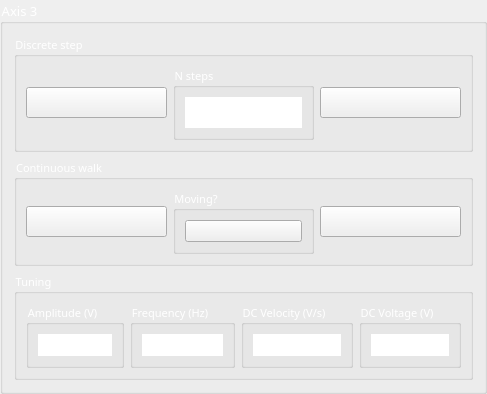
         <widget class="QGroupBox" name="verticalGroupBox_4">
          <property name="maximumSize">
           <size>
            <width>400</width>
            <height>300</height>
           </size>
          </property>
          <property name="font">
           <font>
            <family>Calibri Light</family>
            <pointsize>10</pointsize>
           </font>
          </property>
          <property name="styleSheet">
           <string notr="true">color: rgb(255, 255, 255);</string>
          </property>
          <property name="title">
           <string>Axis 3</string>
          </property>
          <layout class="QVBoxLayout" name="verticalLayout_5">
           <item>
            <widget class="QGroupBox" name="groupBox_19">
             <property name="font">
              <font>
               <family>Calibri Light</family>
               <pointsize>8</pointsize>
              </font>
             </property>
             <property name="styleSheet">
              <string notr="true">color: rgb(255, 255, 255);</string>
             </property>
             <property name="title">
              <string>Discrete step</string>
             </property>
             <layout class="QHBoxLayout" name="horizontalLayout_20">
              <item>
               <widget class="QPushButton" name="step_left_3">
                <property name="minimumSize">
                 <size>
                  <width>0</width>
                  <height>0</height>
                 </size>
                </property>
                <property name="font">
                 <font>
                  <family>Calibri Light</family>
                  <pointsize>12</pointsize>
                 </font>
                </property>
                <property name="styleSheet">
                 <string notr="true"/>
                </property>
                <property name="text">
                 <string/>
                </property>
                <property name="icon">
                 <iconset>
                  <normaloff>left_arrow.svg</normaloff>left_arrow.svg</iconset>
                </property>
                <property name="iconSize">
                 <size>
                  <width>36</width>
                  <height>36</height>
                 </size>
                </property>
                <property name="checkable">
                 <bool>false</bool>
                </property>
               </widget>
              </item>
              <item>
               <widget class="QGroupBox" name="groupBox_20">
                <property name="font">
                 <font>
                  <family>Calibri Light</family>
                  <pointsize>8</pointsize>
                 </font>
                </property>
                <property name="title">
                 <string>N steps</string>
                </property>
                <layout class="QHBoxLayout" name="horizontalLayout_21">
                 <item>
                  <widget class="QSpinBox" name="n_steps_3">
                   <property name="font">
                    <font>
                     <family>Calibri Light</family>
                     <pointsize>12</pointsize>
                     <weight>3</weight>
                     <italic>false</italic>
                     <bold>false</bold>
                    </font>
                   </property>
                   <property name="styleSheet">
                    <string notr="true">font: 25 12pt &quot;Calibri Light&quot;;</string>
                   </property>
                   <property name="frame">
                    <bool>false</bool>
                   </property>
                   <property name="alignment">
                    <set>Qt::AlignCenter</set>
                   </property>
                   <property name="buttonSymbols">
                    <enum>QAbstractSpinBox::NoButtons</enum>
                   </property>
                   <property name="maximum">
                    <number>100</number>
                   </property>
                   <property name="value">
                    <number>1</number>
                   </property>
                  </widget>
                 </item>
                </layout>
               </widget>
              </item>
              <item>
               <widget class="QPushButton" name="step_right_3">
                <property name="minimumSize">
                 <size>
                  <width>0</width>
                  <height>0</height>
                 </size>
                </property>
                <property name="font">
                 <font>
                  <family>Calibri Light</family>
                  <pointsize>12</pointsize>
                 </font>
                </property>
                <property name="styleSheet">
                 <string notr="true"/>
                </property>
                <property name="text">
                 <string/>
                </property>
                <property name="icon">
                 <iconset>
                  <normaloff>right_arrow.svg</normaloff>right_arrow.svg</iconset>
                </property>
                <property name="iconSize">
                 <size>
                  <width>36</width>
                  <height>36</height>
                 </size>
                </property>
                <property name="checkable">
                 <bool>false</bool>
                </property>
               </widget>
              </item>
             </layout>
            </widget>
           </item>
           <item>
            <widget class="QGroupBox" name="groupBox_21">
             <property name="font">
              <font>
               <family>Calibri Light</family>
               <pointsize>8</pointsize>
              </font>
             </property>
             <property name="styleSheet">
              <string notr="true">color: rgb(255, 255, 255);</string>
             </property>
             <property name="title">
              <string>Continuous walk</string>
             </property>
             <layout class="QHBoxLayout" name="horizontalLayout_22">
              <item>
               <widget class="QPushButton" name="walk_left_3">
                <property name="minimumSize">
                 <size>
                  <width>0</width>
                  <height>0</height>
                 </size>
                </property>
                <property name="font">
                 <font>
                  <family>Calibri Light</family>
                  <pointsize>12</pointsize>
                 </font>
                </property>
                <property name="styleSheet">
                 <string notr="true"/>
                </property>
                <property name="text">
                 <string/>
                </property>
                <property name="icon">
                 <iconset>
                  <normaloff>left_arrow.svg</normaloff>left_arrow.svg</iconset>
                </property>
                <property name="iconSize">
                 <size>
                  <width>36</width>
                  <height>36</height>
                 </size>
                </property>
                <property name="checkable">
                 <bool>false</bool>
                </property>
               </widget>
              </item>
              <item>
               <widget class="QGroupBox" name="groupBox_22">
                <property name="font">
                 <font>
                  <family>Calibri Light</family>
                  <pointsize>8</pointsize>
                 </font>
                </property>
                <property name="title">
                 <string>Moving?</string>
                </property>
                <layout class="QHBoxLayout" name="horizontalLayout_23">
                 <item>
                  <widget class="QPushButton" name="is_moving_3">
                   <property name="minimumSize">
                    <size>
                     <width>0</width>
                     <height>0</height>
                    </size>
                   </property>
                   <property name="text">
                    <string/>
                   </property>
                   <property name="icon">
                    <iconset>
                     <normaloff>red_LED_off.svg</normaloff>
                     <normalon>red_LED_on.svg</normalon>red_LED_off.svg</iconset>
                   </property>
                   <property name="checkable">
                    <bool>true</bool>
                   </property>
                  </widget>
                 </item>
                </layout>
               </widget>
              </item>
              <item>
               <widget class="QPushButton" name="walk_right_3">
                <property name="minimumSize">
                 <size>
                  <width>0</width>
                  <height>0</height>
                 </size>
                </property>
                <property name="font">
                 <font>
                  <family>Calibri Light</family>
                  <pointsize>12</pointsize>
                 </font>
                </property>
                <property name="styleSheet">
                 <string notr="true"/>
                </property>
                <property name="text">
                 <string/>
                </property>
                <property name="icon">
                 <iconset>
                  <normaloff>right_arrow.svg</normaloff>right_arrow.svg</iconset>
                </property>
                <property name="iconSize">
                 <size>
                  <width>36</width>
                  <height>36</height>
                 </size>
                </property>
                <property name="checkable">
                 <bool>false</bool>
                </property>
               </widget>
              </item>
             </layout>
            </widget>
           </item>
           <item>
            <widget class="QGroupBox" name="groupBox_23">
             <property name="font">
              <font>
               <family>Calibri Light</family>
               <pointsize>8</pointsize>
              </font>
             </property>
             <property name="styleSheet">
              <string notr="true">color: rgb(255, 255, 255);</string>
             </property>
             <property name="title">
              <string>Tuning</string>
             </property>
             <layout class="QHBoxLayout" name="horizontalLayout_24">
              <item>
               <widget class="QGroupBox" name="groupBox_24">
                <property name="font">
                 <font>
                  <family>Calibri Light</family>
                  <pointsize>8</pointsize>
                 </font>
                </property>
                <property name="title">
                 <string>Amplitude (V)</string>
                </property>
                <layout class="QHBoxLayout" name="horizontalLayout_25">
                 <item>
                  <widget class="QDoubleSpinBox" name="amplitude_3">
                   <property name="styleSheet">
                    <string notr="true">font: 25 12pt &quot;Calibri Light&quot;;
color: rgb(255, 255, 255);</string>
                   </property>
                   <property name="frame">
                    <bool>false</bool>
                   </property>
                   <property name="alignment">
                    <set>Qt::AlignCenter</set>
                   </property>
                   <property name="buttonSymbols">
                    <enum>QAbstractSpinBox::NoButtons</enum>
                   </property>
                   <property name="decimals">
                    <number>1</number>
                   </property>
                   <property name="maximum">
                    <double>100.000000000000000</double>
                   </property>
                   <property name="value">
                    <double>50.000000000000000</double>
                   </property>
                  </widget>
                 </item>
                </layout>
               </widget>
              </item>
              <item>
               <widget class="QGroupBox" name="groupBox_25">
                <property name="font">
                 <font>
                  <family>Calibri Light</family>
                  <pointsize>8</pointsize>
                 </font>
                </property>
                <property name="title">
                 <string>Frequency (Hz)</string>
                </property>
                <layout class="QHBoxLayout" name="horizontalLayout_26">
                 <item>
                  <widget class="QDoubleSpinBox" name="frequency_3">
                   <property name="styleSheet">
                    <string notr="true">font: 25 12pt &quot;Calibri Light&quot;;
color: rgb(255, 255, 255);</string>
                   </property>
                   <property name="frame">
                    <bool>false</bool>
                   </property>
                   <property name="alignment">
                    <set>Qt::AlignCenter</set>
                   </property>
                   <property name="buttonSymbols">
                    <enum>QAbstractSpinBox::NoButtons</enum>
                   </property>
                   <property name="decimals">
                    <number>1</number>
                   </property>
                   <property name="maximum">
                    <double>20000.000000000000000</double>
                   </property>
                   <property name="value">
                    <double>30.000000000000000</double>
                   </property>
                  </widget>
                 </item>
                </layout>
               </widget>
              </item>
              <item>
               <widget class="QGroupBox" name="groupBox_26">
                <property name="font">
                 <font>
                  <family>Calibri Light</family>
                  <pointsize>8</pointsize>
                 </font>
                </property>
                <property name="title">
                 <string>DC Velocity (V/s)</string>
                </property>
                <layout class="QHBoxLayout" name="horizontalLayout_27">
                 <item>
                  <widget class="QDoubleSpinBox" name="velocity_3">
                   <property name="styleSheet">
                    <string notr="true">font: 25 12pt &quot;Calibri Light&quot;;
color: rgb(255, 255, 255);</string>
                   </property>
                   <property name="frame">
                    <bool>false</bool>
                   </property>
                   <property name="alignment">
                    <set>Qt::AlignCenter</set>
                   </property>
                   <property name="buttonSymbols">
                    <enum>QAbstractSpinBox::NoButtons</enum>
                   </property>
                   <property name="decimals">
                    <number>1</number>
                   </property>
                   <property name="maximum">
                    <double>10000000.000000000000000</double>
                   </property>
                   <property name="value">
                    <double>100.000000000000000</double>
                   </property>
                  </widget>
                 </item>
                </layout>
               </widget>
              </item>
              <item>
               <widget class="QGroupBox" name="groupBox_27">
                <property name="font">
                 <font>
                  <family>Calibri Light</family>
                  <pointsize>8</pointsize>
                 </font>
                </property>
                <property name="title">
                 <string>DC Voltage (V)</string>
                </property>
                <layout class="QHBoxLayout" name="horizontalLayout_28">
                 <item>
                  <widget class="QDoubleSpinBox" name="voltage_3">
                   <property name="styleSheet">
                    <string notr="true">font: 25 12pt &quot;Calibri Light&quot;;
color: rgb(255, 255, 255);</string>
                   </property>
                   <property name="frame">
                    <bool>false</bool>
                   </property>
                   <property name="alignment">
                    <set>Qt::AlignCenter</set>
                   </property>
                   <property name="buttonSymbols">
                    <enum>QAbstractSpinBox::NoButtons</enum>
                   </property>
                   <property name="decimals">
                    <number>1</number>
                   </property>
                   <property name="maximum">
                    <double>100.000000000000000</double>
                   </property>
                   <property name="value">
                    <double>50.000000000000000</double>
                   </property>
                  </widget>
                 </item>
                </layout>
               </widget>
              </item>
             </layout>
            </widget>
           </item>
          </layout>
         </widget>
